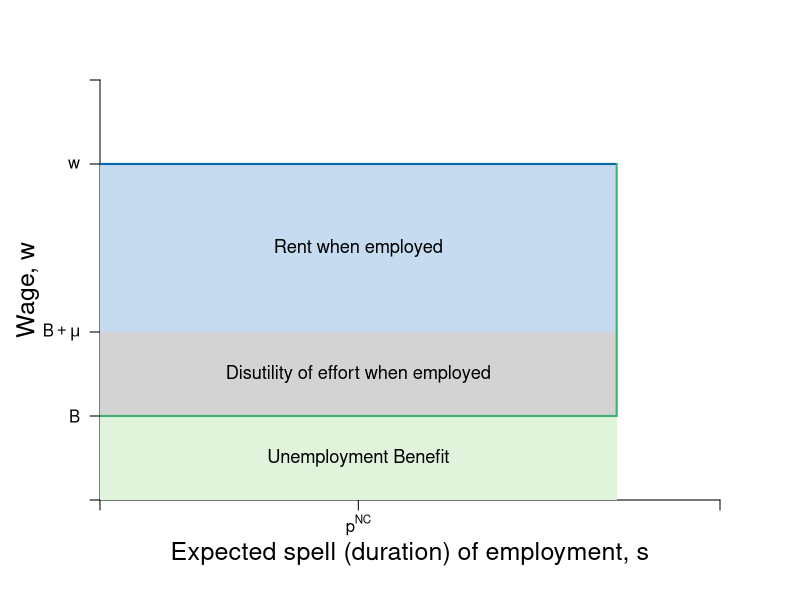

Source code (R):
#Graph Designer: Simon Halliday
#Authors: Bowles, Foley and Halliday
#Title: Coordination, Conflict and Competition: A Text in Microeconomics

library(shape)
pdf(file = "employment/employment_rents.pdf", width = 8, height = 6)

#Set parameters for graphics
axislabelsize <- 1.5
labelsize <- 1.1
graphlinewidth <- 3
segmentlinewidth <- 2

COL <- c("#7fc97f", "#beaed4", "#fdc086", "#ffff99", "#386cb0", "#f0027f", "#bf5b17", "#666666")
COLA <- c("#e0f3db", "#99d8c9","#66c2a4","#41ae76", "#238b45", "#005824")
COLB <- c("#c6dbef", "#4eb3d3", "#2b8cbe", "#0868ac","#084081")

#Edited the margins to cater for the larger LHS labels
par(mar =  c(5, 5, 4, 4))

PCFn <- function(delta, mu = 0.5) {
  delta/mu
}

isoreturnFn <- function(delta, pi=0.125) {
  1 - (pi)/delta
}

xlims <- c(0, 0.6)
ylims <- c(0, 1)

npts <- 501 
x <- seq(xlims[1], xlims[2], length.out = npts)
y <- seq(ylims[1], ylims[2], length.out = npts) 
a <- c(2, 4, 6)

plot(0, 0, xlim = xlims, ylim = ylims, type = "n",
     xlab = expression(paste("")),
     ylab = expression(paste("")), 
     xaxt = "n", 
     yaxt = "n", 
     cex.lab = axislabelsize, 
     bty = "n", 
     xaxs="i", 
     yaxs="i"
)


# ticksy <- seq(from = 0, to = ylims[2], by = 1)
# ylabels <- seq(from = 0, to = ylims[2], by = 1)
# ticksx <- seq(from = 0, to = xlims[2], by = 1)
# xlabels <- seq(from = 0, to = xlims[2], by = 1)
ticksy <- c(ylims[1], 0.2, 0.4, 0.8, ylims[2])
ylabels <- c(NA, expression(paste(B)), expression(paste(B + mu)), expression(paste(w)), NA)
ticksx <- c(xlims[1], 0.25, xlims[2])
xlabels <- c(NA, expression(paste(p^{NC})), NA)

axis(1, at = ticksx, pos = 0, labels = xlabels)
axis(2, at = ticksy, pos = 0, labels = ylabels, las = 1)

npts <- 500 
xx1 <- seq(xlims[1], xlims[2], length.out = npts)
xx2 <- seq(0, xlims[2], length.out = npts)
xx3 <- seq(1.5, 2.5, length.out = npts)
xx4 <- seq(3, 5, length.out = npts)
xx5 <- seq(7, 9, length.out = npts)



#Draw the polygon for feasibility
xpoly1 <- c(0, 0.5, 0.5, 0, 0)
ypoly1 <- c(0, 0, 0.2, 0.2, 0)
polygon(x = xpoly1, y = ypoly1, col=COLA[1], density=NULL, border = NA)

xpoly2 <- c(0, 0.5, 0.5, 0, 0)
ypoly2 <- c(0.2, 0.2, 0.4, 0.4, 0.2)
polygon(x = xpoly2, y = ypoly2, col="lightgrey", density=NULL, border = NA)

xpoly3 <- c(0, 0.5, 0.5, 0, 0)
ypoly3 <- c(0.4, 0.4, 0.8, 0.8, 0.4)
polygon(x = xpoly3, y = ypoly3, col=COLB[1], density=NULL, border = NA)

#Label the feasible frontier
text(0.25, 0.3, expression("Disutility of effort when employed"), cex = labelsize)
text(0.25, 0.1, expression("Unemployment Benefit"), cex = labelsize)
text(0.25, 0.6, expression("Rent when employed"), cex = labelsize)

# text(0.1, 0.7, expression("employer"), cex = labelsize)
# text(3.2, 0.5, expression("(production possibilities frontier)"), cex = labelsize)
# Arrows(4.35, 0.95, 8.1, 0.95, col = "black", lty = 1, lwd = 2, arr.type = "triangle", arr.lwd = 0.5)

# text(0.5, 0.25, expression("Better for"), cex = labelsize)
# text(0.5, 0.2, expression("employee"), cex = labelsize)


#Axis labels
mtext(expression(paste("Expected spell (duration) of employment, ", s)), side = 1, line = 2.5, cex = axislabelsize)
text(-0.07, 0.5*(ylims[2]), expression(paste("Wage, ", w)), xpd = TRUE, cex = axislabelsize, srt = 90) 

#segments(0, isoreturnFn(0.25), 0.25, isoreturnFn(0.25), lty = 2, col = "gray" , lwd = segmentlinewidth)
segments(0, 0.8, 0.5, 0.8, lty = 1, col = COLB[4] , lwd = segmentlinewidth)

segments(0, 0.2, 0.5, 0.2, lty = 1, col = COLA[4] , lwd = segmentlinewidth)
segments(0.5, 0.2, 0.5, 0.8, lty = 1, col = COLA[4] , lwd = segmentlinewidth)
#text(0.25, isoreturnFn(0.25) + 0.05, expression(paste(n)), cex = labelsize)
#points(0.25, isoreturnFn(0.25), pch = 16, col = "black", cex = 1.5)



dev.off()
